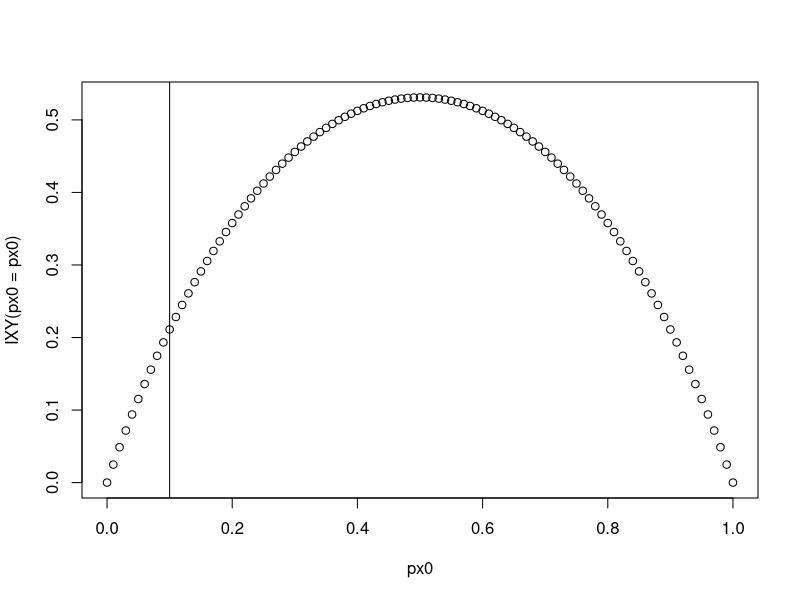
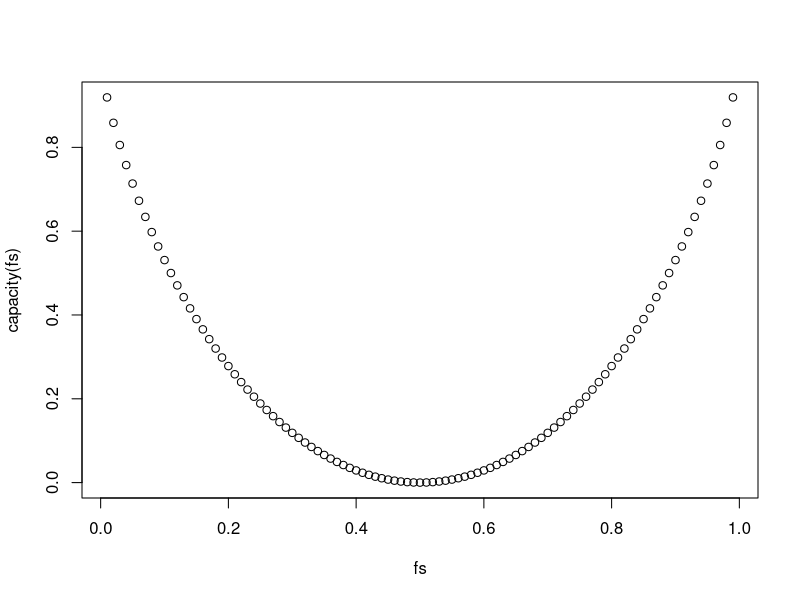

Generate these figures, in order, with R:
# Mutual information of the Binary simetric channel (Lecture 7 MacKay https://www.youtube.com/watch?v=vVAsh5DAe10)

# 0---0   P(y=x|x)=1-f con f = 0.1
#  \ /
#x  X  y
#  / \
# 1---1

f = 0.1

py <- function(y,px0=0.9, f=0.1){#Marginal de y
    pyx_x <- 1-f
    if(y==0){
        return(px0*pyx_x+(1-px0)*(1-pyx_x))
    }
    if(y==1){
        return(px0*(1-pyx_x)+(1-px0)*pyx_x)
    }
}

H2 <- function(p){#Entropia binaria
    return(p*log(1/p,2) + (1-p)*log(1/(1-p),2))
}

IXY <- function(px0=0.9, f=0.1){#Mutual information
    return(H2(py(1,px0=px0,f=f))-H2(f))
}

capacity <- function(f=0.1){
    return(1- H2(f))
}

py(1)
H2(py(1))
px0 <- seq(0,1,by=0.01)
plot(px0,IXY(px0=px0))
abline(v=0.1)

capacity(0.1)


fs = seq(0.01,0.99,by=0.01)
plot(fs,capacity(fs))
